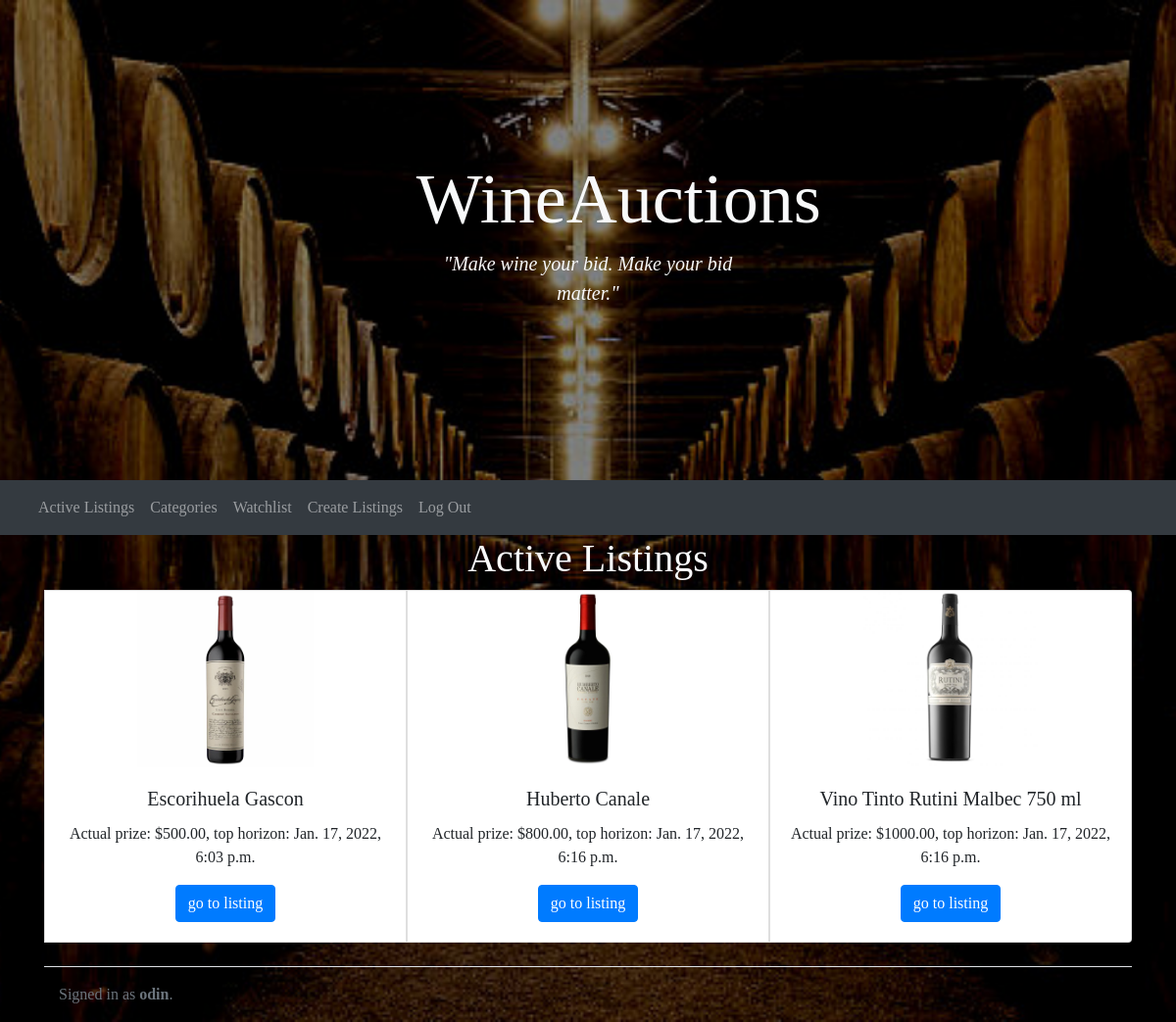
Page / (signed in) on the committed database.
### auctions/models.py (models this page shows)
class listing(models.Model):
    item = models.CharField(max_length=255)
    description = models.CharField(max_length=255, blank=True)
    price = models.DecimalField(max_digits=10, decimal_places=2)
    category = models.CharField(max_length=67, choices=dicCategorie)
    tophorizon = models.DateTimeField(auto_now_add=True, blank=True)
    owner = models.ForeignKey(
        User, on_delete=models.CASCADE, related_name="owners")
    bid = models.ManyToManyField(bid, blank=True, related_name="bid")
    comments = models.ManyToManyField(
        comment, blank=True, related_name="comments")
    photo = models.ImageField(
        upload_to='static/media/', null=True, blank=True)
    closed = models.BooleanField(default=False)

class User(AbstractUser):
    pass

### auctions/views.py (the view)
# urls.py: path("", views.index, name="index"),
def index(request):
    return render(request, "auctions/index.html", {"listings": listing.objects.all()})

### auctions/templates/auctions/index.html (shortened to what this page needs)
{% extends "auctions/layout.html" %}
{% block body %}
{% if request.user.is_authenticated %}
<h1 class="text-light">Active Listings</h1>
<div class="container">
  <div class="card-group">
    {% for listing in listings %}
    {% if not listing.closed %}
    <div class="card" style="width: 18rem;">
      <img class="card-img-top" src="{{ listing.photo }}" alt="Card image cap">
      <div class="card-body">
        <h5 class="card-title">{{ listing.description }}</h5>
        <p class="card-text">Actual prize: ${{ listing.price }}, top horizon: {{ listing.tophorizon }}</p>
        <a href="{% url 'listing' listing.id %}" class="btn btn-primary">go to listing</a>
      </div>
    </div>
    {% endif %}
    {% endfor %}
  </div>
</div>
{% endif %}
{% endblock %}

### auctions/templates/auctions/layout.html (shortened to what this page needs)
{% load static %}
<!DOCTYPE html>
<html lang="en">
<head>
  <link rel="stylesheet" href="https://stackpath.bootstrapcdn.com/bootstrap/4.4.1/css/bootstrap.min.css"
>
  <link href="{% static 'auctions/styles.css' %}" rel="stylesheet">
</head>
<body>
  <div class="position-relative overflow-hidden p-3 p-md-5 m-md-3 text-center ">
    <div class="col-md-5 p-lg-5 mx-auto my-5">
      <h1 class="display-3 fw-normal text-light">WineAuctions </h1>
      <p class="lead fw-normal"><i class="fas fa-wine-bottle text-light">"Make wine your bid. Make your bid matter."</i>
      </p>
    </div>
  </div>
  <nav class="navbar navbar-expand-sm navbar-dark bg-dark" aria-label="Third navbar example">
    <div class="container-fluid">
      <div class="collapse navbar-collapse" id="navbarsExample03">
        <ul class="navbar-nav me-auto mb-2 mb-sm-0">
          <li class="nav-item">
            <a class="nav-link" href="{% url 'index' %}">Active Listings</a>
          </li>
          <li class="nav-item">
            <a class="nav-link" href="{% url 'categories' %}">Categories</a>
          </li>
          <li class="nav-item">
            <a class="nav-link" href="{% url 'watchlist' %}">Watchlist</a>
          </li>
          <li class="nav-item">
            <a class="nav-link" href="{% url 'create_listings' %}">Create Listings</a>
          </li>
          {% if user.is_authenticated %}
          <li class="nav-item">
            <a class="nav-link" href="{% url 'logout' %}">Log Out</a>
          </li>
          {% endif %}
        </ul>
      </div>
    </div>
  </nav>
  <div class="container-fluid justify-content-center">
    {% block body %}
    {% endblock %}
  </div>
  <div class="container">
    <footer class="d-flex flex-wrap justify-content-between align-items-center py-3 my-4 border-top">
      <div class="col-md-4 d-flex align-items-center">
        <span class="text-muted">{% if user.is_authenticated %}
          Signed in as <strong>{{ user.username }}</strong>.
          {% else %}
          Not signed in.
          {% endif %}</span>
      </div>
    </footer>
  </div>
</body>
</html>

### auctions/static/auctions/styles.css (style rules this page uses)
html,body { height: 100%; width: 100%; }

### auctions/templates/auctions/index.html (style rules this page uses)
.card-img-top { width: 100%; height: 15vw; object-fit: contain; }

### rows in the picture
listing: photo (picture), description "Escorihuela Gascon", price "500.00", tophorizon "Jan. 17, 2022, 6:03 p.m."
listing: photo (picture), description "Huberto Canale", price "800.00", tophorizon "Jan. 17, 2022, 6:16 p.m."
listing: photo (picture), description "Vino Tinto Rutini Malbec 750 ml", price "1000.00", tophorizon "Jan. 17, 2022, 6:16 p.m."
User: username "odin"
